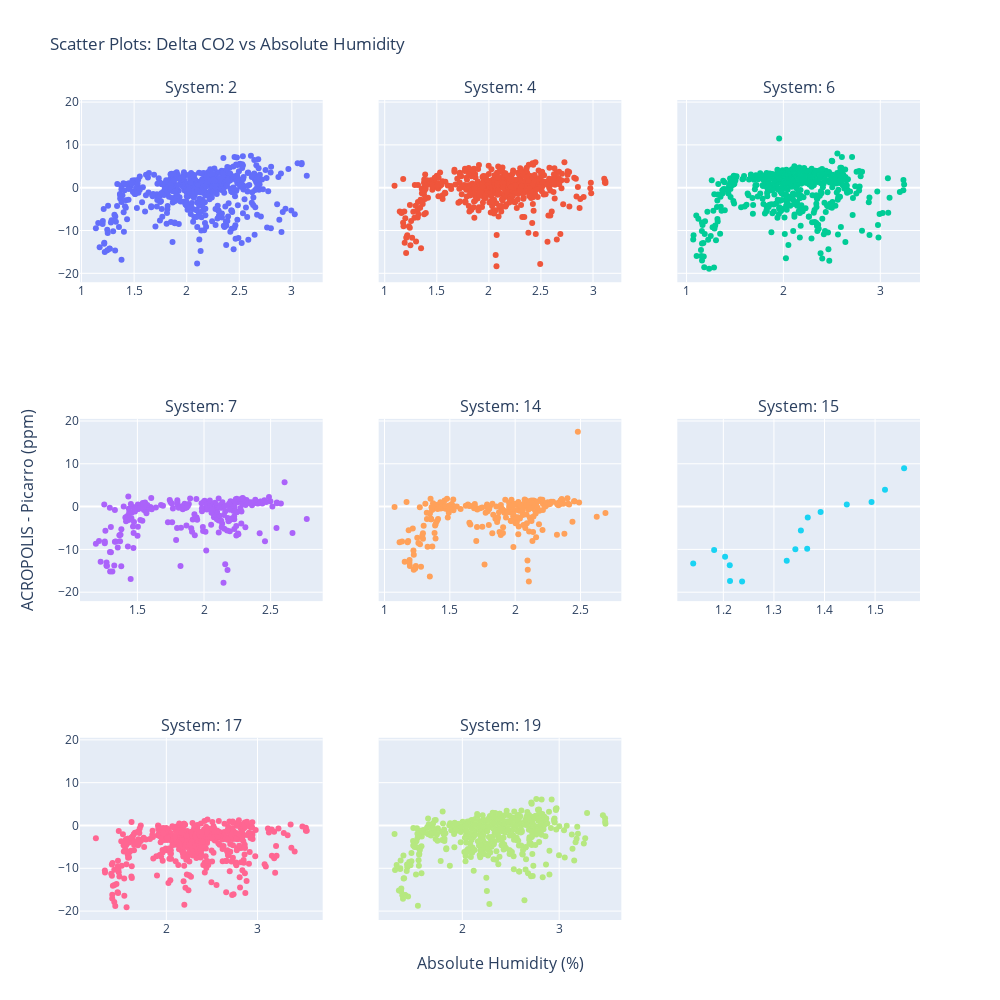

This figure's notebook cell:
### Code cell
# parameters
x_col_name = "h2o_v%"
max_col = 3
x_title = "Absolute Humidity (%)"
title_text = "Scatter Plots: Delta CO2 vs Absolute Humidity" 

plot_acropolis_scatter(x_col_name=x_col_name,max_col=max_col, x_title=x_title, title_text=title_text)

### Figure 1 — Plotly figure (JSON) as saved in the notebook; plotly's stock layout.template omitted (floating-point values rounded to 4 significant figures; data arrays with more than 128 entries replaced by an {"elided": "..."} marker saying what was removed)
{"data": [{"mode": "markers", "name": "MC-2", "type": "scatter", "x": {"elided": "569 float values"}, "xaxis": "x", "y": {"elided": "569 float values"}, "yaxis": "y"}, {"mode": "markers", "name": "MC-4", "type": "scatter", "x": {"elided": "570 float values"}, "xaxis": "x2", "y": {"elided": "570 float values"}, "yaxis": "y2"}, {"mode": "markers", "name": "MC-6", "type": "scatter", "x": {"elided": "570 float values"}, "xaxis": "x3", "y": {"elided": "570 float values"}, "yaxis": "y3"}, {"mode": "markers", "name": "MC-7", "type": "scatter", "x": {"elided": "242 float values"}, "xaxis": "x4", "y": {"elided": "242 float values"}, "yaxis": "y4"}, {"mode": "markers", "name": "MC-14", "type": "scatter", "x": {"elided": "242 float values"}, "xaxis": "x5", "y": {"elided": "242 float values"}, "yaxis": "y5"}, {"mode": "markers", "name": "MC-15", "type": "scatter", "x": [1.213, 1.237, 1.14, 1.213, 1.203, 1.182, 1.342, 1.325, 1.366, 1.353, 1.367, 1.392, 1.444, 1.493, 1.52, 1.557], "xaxis": "x6", "y": [-17.37, -17.5, -13.3, -13.69, -11.72, -10.13, -9.976, -12.63, -9.827, -5.579, -2.542, -1.28, 0.5158, 1.06, 3.953, 8.962], "yaxis": "y6"}, {"mode": "markers", "name": "MC-17", "type": "scatter", "x": {"elided": "545 float values"}, "xaxis": "x7", "y": {"elided": "545 float values"}, "yaxis": "y7"}, {"mode": "markers", "name": "MC-19", "type": "scatter", "x": {"elided": "570 float values"}, "xaxis": "x8", "y": {"elided": "570 float values"}, "yaxis": "y8"}], "layout": {"annotations": [{"font": {"size": 16}, "showarrow": false, "text": "System: 2", "x": 0.1444, "xanchor": "center", "xref": "paper", "y": 1, "yanchor": "bottom", "yref": "paper"}, {"font": {"size": 16}, "showarrow": false, "text": "System: 4", "x": 0.5, "xanchor": "center", "xref": "paper", "y": 1, "yanchor": "bottom", "yref": "paper"}, {"font": {"size": 16}, "showarrow": false, "text": "System: 6", "x": 0.8556, "xanchor": "center", "xref": "paper", "y": 1, "yanchor": "bottom", "yref": "paper"}, {"font": {"size": 16}, "showarrow": false, "text": "System: 7", "x": 0.1444, "xanchor": "center", "xref": "paper", "y": 0.6111, "yanchor": "bottom", "yref": "paper"}, {"font": {"size": 16}, "showarrow": false, "text": "System: 14", "x": 0.5, "xanchor": "center", "xref": "paper", "y": 0.6111, "yanchor": "bottom", "yref": "paper"}, {"font": {"size": 16}, "showarrow": false, "text": "System: 15", "x": 0.8556, "xanchor": "center", "xref": "paper", "y": 0.6111, "yanchor": "bottom", "yref": "paper"}, {"font": {"size": 16}, "showarrow": false, "text": "System: 17", "x": 0.1444, "xanchor": "center", "xref": "paper", "y": 0.2222, "yanchor": "bottom", "yref": "paper"}, {"font": {"size": 16}, "showarrow": false, "text": "System: 19", "x": 0.5, "xanchor": "center", "xref": "paper", "y": 0.2222, "yanchor": "bottom", "yref": "paper"}, {"font": {"size": 16}, "showarrow": false, "text": "Absolute Humidity (%)", "x": 0.5, "xanchor": "center", "xref": "paper", "y": 0, "yanchor": "top", "yref": "paper", "yshift": -30}, {"font": {"size": 16}, "showarrow": false, "text": "ACROPOLIS - Picarro (ppm)", "textangle": -90, "x": 0, "xanchor": "right", "xref": "paper", "xshift": -40, "y": 0.5, "yanchor": "middle", "yref": "paper"}], "height": 1000, "showlegend": false, "title": {"text": "Scatter Plots: Delta CO2 vs Absolute Humidity"}, "width": 1000, "xaxis": {"anchor": "y", "domain": [0, 0.2889]}, "xaxis2": {"anchor": "y2", "domain": [0.3556, 0.6444]}, "xaxis3": {"anchor": "y3", "domain": [0.7111, 1]}, "xaxis4": {"anchor": "y4", "domain": [0, 0.2889]}, "xaxis5": {"anchor": "y5", "domain": [0.3556, 0.6444]}, "xaxis6": {"anchor": "y6", "domain": [0.7111, 1]}, "xaxis7": {"anchor": "y7", "domain": [0, 0.2889]}, "xaxis8": {"anchor": "y8", "domain": [0.3556, 0.6444]}, "xaxis9": {"anchor": "y9", "domain": [0.7111, 1]}, "yaxis": {"anchor": "x", "domain": [0.7778, 1], "matches": "y7"}, "yaxis2": {"anchor": "x2", "domain": [0.7778, 1], "matches": "y7", "showticklabels": false}, "yaxis3": {"anchor": "x3", "domain": [0.7778, 1], "matches": "y7", "showticklabels": false}, "yaxis4": {"anchor": "x4", "domain": [0.3889, 0.6111], "matches": "y7"}, "yaxis5": {"anchor": "x5", "domain": [0.3889, 0.6111], "matches": "y7", "showticklabels": false}, "yaxis6": {"anchor": "x6", "domain": [0.3889, 0.6111], "matches": "y7", "showticklabels": false}, "yaxis7": {"anchor": "x7", "domain": [0, 0.2222]}, "yaxis8": {"anchor": "x8", "domain": [0, 0.2222], "matches": "y7", "showticklabels": false}, "yaxis9": {"anchor": "x9", "domain": [0, 0.2222], "matches": "y7", "showticklabels": false}}}
